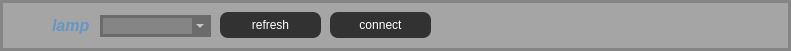
   <widget class="QFrame" name="frame_3">
    <property name="geometry">
     <rect>
      <x>-10</x>
      <y>235</y>
      <width>791</width>
      <height>51</height>
     </rect>
    </property>
    <property name="styleSheet">
     <string notr="true">border-radius: 0px;
border: 3px solid rgba(0, 0, 0, 50);
background-color: rgba(0, 0, 0, 50);

</string>
    </property>
    <property name="frameShape">
     <enum>QFrame::StyledPanel</enum>
    </property>
    <property name="frameShadow">
     <enum>QFrame::Raised</enum>
    </property>
    <widget class="QPushButton" name="pushButton_lamprefresh">
     <property name="geometry">
      <rect>
       <x>220</x>
       <y>12</y>
       <width>101</width>
       <height>26</height>
      </rect>
     </property>
     <property name="styleSheet">
      <string notr="true">QPushButton {
	border: none;
	border-radius: 8px;
	background-color: rgb(50, 50, 50);
	color: white;
	font: 12pt &quot;MS Shell Dlg 2&quot;;
}

QPushButton:hover {
	background-color: rgb(100, 150, 200);
	color: white;
}

QPushButton:pressed {
	background-color: rgb(130, 180, 230);
	color: white;
}</string>
     </property>
     <property name="text">
      <string>refresh</string>
     </property>
    </widget>
    <widget class="QPushButton" name="pushButton_lampconnect">
     <property name="geometry">
      <rect>
       <x>330</x>
       <y>12</y>
       <width>101</width>
       <height>26</height>
      </rect>
     </property>
     <property name="styleSheet">
      <string notr="true">QPushButton {
	border: none;
	border-radius: 8px;
	background-color: rgb(50, 50, 50);
	color: white;
	font: 12pt &quot;MS Shell Dlg 2&quot;;
}

QPushButton:hover {
	background-color: rgb(100, 150, 200);
	color: white;
}

QPushButton:pressed {
	background-color: rgb(130, 180, 230);
	color: white;
}</string>
     </property>
     <property name="text">
      <string>connect</string>
     </property>
    </widget>
    <widget class="QLabel" name="label_5">
     <property name="geometry">
      <rect>
       <x>46</x>
       <y>10</y>
       <width>51</width>
       <height>31</height>
      </rect>
     </property>
     <property name="styleSheet">
      <string notr="true">background-color: transparent;
border-color: transparent;</string>
     </property>
     <property name="text">
      <string>&lt;html&gt;&lt;head/&gt;&lt;body&gt;&lt;p&gt;&lt;span style=&quot; font-size:12pt; font-weight:600; font-style:italic; color:#6496c8;&quot;&gt;lamp&lt;/span&gt;&lt;/p&gt;&lt;/body&gt;&lt;/html&gt;</string>
     </property>
     <property name="alignment">
      <set>Qt::AlignLeading|Qt::AlignLeft|Qt::AlignVCenter</set>
     </property>
    </widget>
    <widget class="QComboBox" name="comboBox_lampport">
     <property name="geometry">
      <rect>
       <x>100</x>
       <y>15</y>
       <width>111</width>
       <height>22</height>
      </rect>
     </property>
     <property name="styleSheet">
      <string notr="true">color: rgb(255,255,255)
</string>
     </property>
    </widget>
   </widget>
